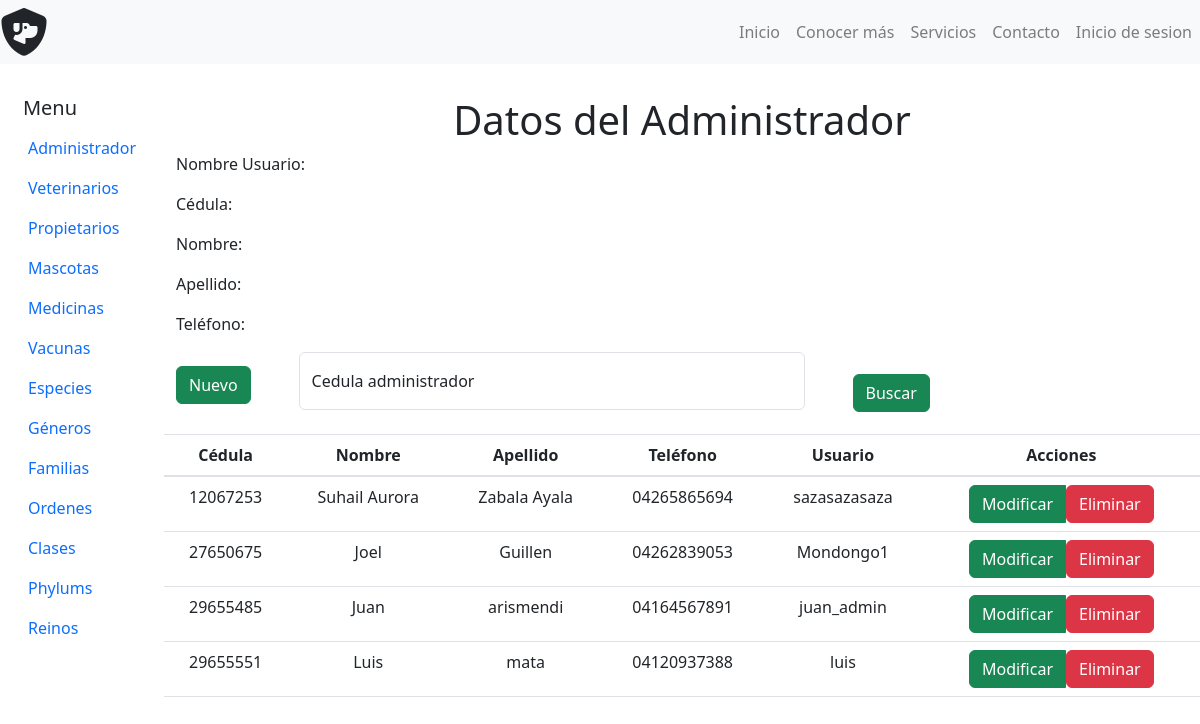
The app's page /admin.php with its own data.
### tables this page shows
CREATE TABLE `tbl_usuarios` (
  `cedula` int(10) NOT NULL,
  `login` varchar(30) NOT NULL,
  `password` varchar(255) NOT NULL,
  `nivel_acceso` varchar(20) NOT NULL
);

CREATE TABLE `tbl_personas` (
  `cedula` int(10) NOT NULL,
  `nombre` varchar(40) NOT NULL,
  `apellido` varchar(40) NOT NULL,
  `telefono` varchar(20) NOT NULL
);

### php/admin/datos_perfil_admin.php (called while the page is built, shortened)
<?php
	include_once($_SERVER['DOCUMENT_ROOT'].'/Veterinaria/php/Connect.php');
	$datos_admins_query = "select a.cedula,a.nombre,a.apellido,a.telefono,b.login from tbl_personas as a inner join tbl_usuarios as b on a.cedula = b.cedula where b.nivel_acceso = 'admin' order by a.cedula";
	$datos_admins = $pdo->prepare($datos_admins_query);
	$datos_admins->execute();
	$resultado_admins = $datos_admins->fetchAll();
?>

### admin.php (the view, shortened to what this page needs)
<?php
    include('php/admin/datos_perfil_admin.php');
?>
<!DOCTYPE html>
<html lang="en">
    <head>
        <link rel="stylesheet" href="Bootstrap/css/bootstrap.min.css">
    </head>
    <body>
        <?php include('nav-bar.php'); ?>
        <div class="container-fluid mt-5">
            <div class="row text-center mt-5">
                <?php include('nav-bar_admin.php'); ?>
                <section class="col ms-5 mt-5">
                    <h1> Datos del Administrador</h1>
                   <div class="text-start">
                        <p> Nombre Usuario: <?php echo $usuario; ?></p>
                        <p> Cédula: <?php echo $cedula; ?></p>
                        <p> Nombre: <?php echo $nombre; ?></p>
                        <p> Apellido: <?php echo $apellido; ?></p>
                        <p> Teléfono: <?php echo $telefono; ?></p>
                        <div class="row text-center">
                            <div class="col d-flex align-items-center">
                                <header>
                                    <button type="button" class="btn btn-success mb-3 new" data-bs-toggle="modal" data-bs-target="#Nuevo-Admin"> Nuevo </button>
                                </header>
                                <form class="form-floating ms-5 w-50" id="form_buscar" method="GET" action="">
                                        <input type="number" name="ced_admin" class="form-control mb-4" id="floatingInput" placeholder="Buscar Administradores">
                                        <label for="floatingInput">Cedula administrador</label>
                                </form>
                                <button class="btn btn-success ml-5" onclick="document.getElementById('form_buscar').submit();" >Buscar</button>
                            </div>
                               <table class="table">
                                    <thead>
                                    <tr>
                                        <th scope="col">Cédula</th>
                                        <th scope="col">Nombre</th>
                                        <th scope="col">Apellido</th>
                                        <th scope="col">Teléfono </th>
                                        <th scope="col">Usuario </th>
                                        <th scope="col"> Acciones</th>
                                    </tr>
                                    </thead>
                                    <tbody>
                                        <?php
                                        foreach ($resultado_admins as $data): ?>
                                    <tr>
                                        <td><?php echo $data['cedula'] ?></td>
                                        <td><?php echo $data['nombre'] ?></td>
                                        <td><?php echo $data['apellido'] ?></td>
                                        <td><?php echo $data['telefono'] ?></td>
                                        <td><?php echo $data['login'] ?></td>
                                        <td>
                                            <div class="btn-group">
                                                <button class="btn btn-success edit" value="<?php echo $data['login'] ?>" data-bs-toggle="modal" data-bs-target="#Modificar-Admin<?php echo $data['login']; ?>"><span>Modificar</span> </button>
                                                <a href="php/admin/delete_admin.php?usuario=<?php echo $data['login'] ?>">
                                                    <button class="btn btn-danger"> Eliminar </button>
                                                </a>
                                            </div>
                                        </td>
                                    </tr>
                                    <?php endforeach ?>
                                    </tbody>
                                </table>
                            </div>
                        </div>
                   </div>
            </div>
    </body>
</html>

### nav-bar.php (shortened to what this page needs)
<!DOCTYPE html>
<html>
<head>
</head>
<body>
	<nav class="navbar navbar-expand-lg navbar-light bg-light fixed-top">
    <i class="fa-solid fa-shield-dog fa-3x"></i>
    <div class="collapse navbar-collapse" id="navbar">
      <ul class="navbar-nav ml-auto">
        <li class="nav-item">
          <a class="nav-link" href="index.php">Inicio</a>
        </li>
        <li class="nav-item">
          <a class="nav-link" href="index.php#featured-products-carousel">Conocer más</a>
        </li>
        <li class="nav-item">
          <a class="nav-link" href="index.php#services">Servicios</a>
        </li>
        <li class="nav-item">
          <a class="nav-link" href="index.php#contact">Contacto</a>
        </li>
        <?php if(!isset($_SESSION['cliente']) && !isset($_SESSION['admin']) && !isset($_SESSION['veterinario'])): ?>
          <li class="nav-item">
            <a class="nav-link" href="login2.php">Inicio de sesion</a>
          </li>
        <?php endif ?>
      </ul>
    </div>
  </nav>
  <link rel="stylesheet" href="https://stackpath.bootstrapcdn.com/bootstrap/4.4.1/css/bootstrap.min.css">
</body>
</html>

### nav-bar_admin.php (shortened to what this page needs)
<!DOCTYPE html>
<html>
<head>
        <link rel="stylesheet" href="Bootstrap/css/bootstrap.min.css">
</head>
<body>
                <aside class="col-1 barra-lateral vh-100 me-3 mt-5">
                    <h5 class="Menu"> Menu</h5>
                    <ul class="nav nav-pills text-center justify-content-start">
                        <li class="nav-item">
                            <a class="nav-link" id="admin" aria-current="page" href="admin.php">Administrador</a>
                        </li>
                        <li class="nav-item">
                            <a class="nav-link" id="veterinarios" aria-current="page" href="admin_veterinarios.php"> Veterinarios</a>
                        </li>
                        <li class="nav-item">
                            <a class="nav-link" id="propietarios" aria-current="page" href="admin_propietarios.php"> Propietarios</a>
                        </li>
                        <li class="nav-item">
                            <a class="nav-link" id="mascotas" aria-current="page" href="admin_mascotas.php"> Mascotas</a>
                        </li>
                        <li class="nav-item">
                            <a class="nav-link" id="medicinas" aria-current="page" href="admin_medicinas.php"> Medicinas</a>
                        </li>
                        <li class="nav-item">
                            <a class="nav-link" id="vacunas" aria-current="page" href="admin_vacunas.php"> Vacunas</a>
                        </li>
                        <li class="nav-item">
                            <a class="nav-link" id="especies" aria-current="page" href="admin_especies.php"> Especies</a>
                        </li>
                        <li class="nav-item">
                            <a class="nav-link " id="generos" aria-current="page" href="admin_generos.php"> Géneros</a>
                        </li>
                        <li class="nav-item">
                            <a class="nav-link " id="familias" aria-current="page" href="admin_familias.php"> Familias</a>
                        </li>
                        <li class="nav-item">
                            <a class="nav-link "  id="ordenes" aria-current="page" href="admin_ordenes.php"> Ordenes</a>
                        </li>
                        <li>
                            <a class="nav-link"  id="clases" aria-current="page" href="admin_clases.php"> Clases</a>
                        </li>
                        <li class="nav-item">
                            <a class="nav-link" id="phylums" aria-current="page" href="admin_phylums.php"> Phylums</a>
                        </li>
                        <li class="nav-item">
                            <a class="nav-link" id="reinos" aria-current="page" href="admin_reinos.php"> Reinos</a>
                        </li>
                    </ul>
                </aside>
</body>
</html>

### records on screen
tbl_usuarios: cedula.cedula "12067253", cedula.nombre "Suhail Aurora", cedula.apellido "Zabala Ayala", cedula.telefono "04265865694", login "sazasazasaza"
tbl_usuarios: cedula.cedula "27650675", cedula.nombre "Joel", cedula.apellido "Guillen", cedula.telefono "04262839053", login "Mondongo1"
tbl_usuarios: cedula.cedula "29655485", cedula.nombre "Juan", cedula.apellido "arismendi", cedula.telefono "04164567891", login "juan_admin"
tbl_usuarios: cedula.cedula "29655551", cedula.nombre "Luis", cedula.apellido "mata", cedula.telefono "04120937388", login "luis"
